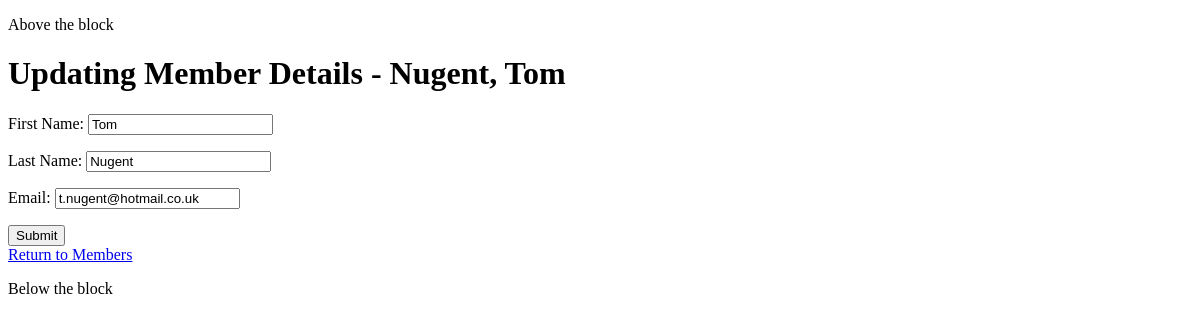
Before: /members/update/6 with the older database file.
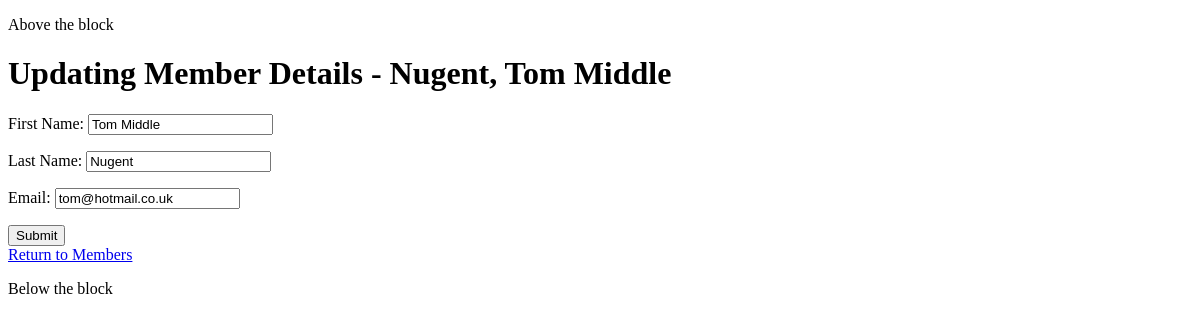
After: the same page with the newer database file.
### Members/models.py (models this page shows, shortened)
class Member(models.Model):
    id = models.AutoField(primary_key=True)
    firstName = models.CharField(max_length=200)
    lastName = models.CharField(max_length=200)
    email = models.EmailField()

### Members/views.py (the view)
# urls.py: path("update/<int:id>", views.update_member, name = "update_member")
def update_member(request, id):
    memberToUpdate = Member.objects.get(pk=id)
    if request.method == "POST":
        form = MemberForm(request.POST, instance=memberToUpdate)
        if form.is_valid():
            form.save()
            return HttpResponseRedirect(reverse("members:member_detail", args=(memberToUpdate.id,)))
        else:
            return render(request, "Members/update_member.html", {
                "form": form, "member": memberToUpdate})
    else:
        populatedForm = MemberForm(instance=memberToUpdate)
    return render(request, "Members/update_member.html", {
            "form": populatedForm, "member": memberToUpdate})

### Members/forms.py
class MemberForm(forms.ModelForm):
    class Meta:
        model = Member
        fields = ['firstName', 'lastName', 'email']
        labels = {
            'firstName': 'First Name',
            'lastName': 'Last Name',
            'email': 'Email',
        }

### Members/templates/Members/update_member.html (shortened to what this page needs)
{% extends "Members/layout.html" %}
{% block body %}
<h1>Updating Member Details - {{member.lastName}}, {{member.firstName}}</h1>
<form action="{% url 'members:update_member' id=member.id %}" method="post">
    {{ form.as_p }}
    <input type="submit" />
</form>
<a href="{% url 'members:index' %}">Return to Members</a>
{% endblock %}

Changed rows visible on the page:
changed Member "Nugent": firstName "Tom" → "Tom Middle"; email "t.nugent@hotmail.co.uk" → "tom@hotmail.co.uk"
